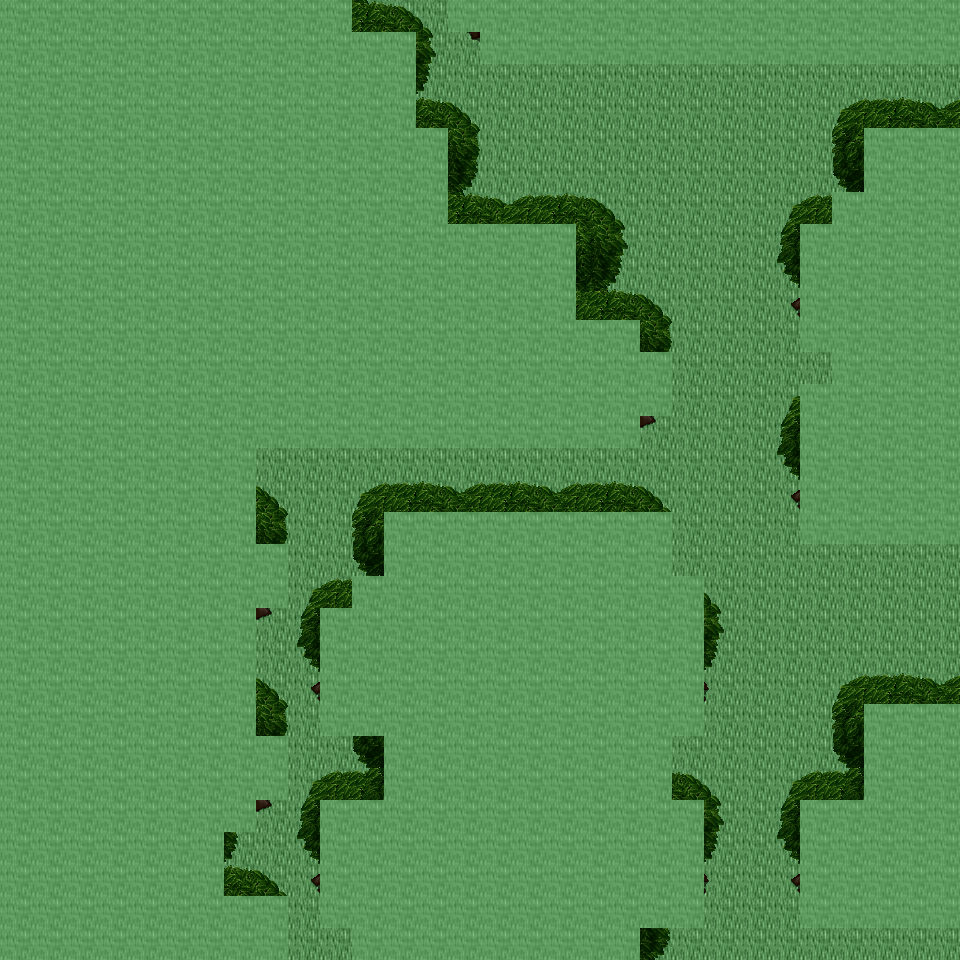

This game map was drawn from its Tiled (.tmx) file and the tilesets committed beside it. A one-line description and the trimmed map source follow:
An orthogonal 30x30 tile map with 32x32 px tiles, 6 tile layers (Ground, Object, Object2, Above, ...), 14 tilesets and 6 objects (6x mapExit).

<map version="1.0" orientation="orthogonal" renderorder="right-down" width="30" height="30" tilewidth="32" tileheight="32" nextobjectid="7">
  <tileset firstgid="1" name="tileset_ground_ground" tilewidth="32" tileheight="32" tilecount="33" columns="3">
    <image source="../drawable/tileset_ground_ground.png" width="96" height="352" />
  </tileset>
  <tileset firstgid="34" name="tileset_plant_tree_tree_darkgreen" tilewidth="32" tileheight="32" tilecount="88" columns="8">
    <image source="../drawable/tileset_plant_tree_tree_darkgreen.png" width="256" height="352" />
  </tileset>
  <tileset firstgid="122" name="tileset_plant_tree_tree_green" tilewidth="32" tileheight="32" tilecount="88" columns="8">
    <image source="../drawable/tileset_plant_tree_tree_green.png" width="256" height="352" />
  </tileset>
  <tileset firstgid="210" name="tileset_logic_creature_elf" tilewidth="32" tileheight="32" tilecount="16" columns="8">
    <image source="../drawable/tileset_logic_creature_elf.png" width="256" height="64" />
  </tileset>
  <tileset firstgid="226" name="tileset_logic_creature_animal" tilewidth="32" tileheight="32" tilecount="32" columns="8">
    <image source="../drawable/tileset_logic_creature_animal.png" width="256" height="128" />
  </tileset>
  <tileset firstgid="258" name="tileset_logic_portal" tilewidth="32" tileheight="32" tilecount="24" columns="8">
    <image source="../drawable/tileset_logic_portal.png" width="256" height="96" />
  </tileset>
  <tileset firstgid="282" name="tileset_logic_collision" tilewidth="32" tileheight="32" tilecount="1" columns="1">
    <image source="../drawable/tileset_logic_collision.png" width="32" height="32" />
  </tileset>
  <tileset firstgid="283" name="tileset_logic_item_herb" tilewidth="32" tileheight="32" tilecount="5" columns="5">
    <image source="../drawable/tileset_logic_item_herb.png" width="160" height="32" />
  </tileset>
  <tileset firstgid="288" name="tileset_logic_creature_mythical_being" tilewidth="32" tileheight="32" tilecount="24" columns="8">
    <image source="../drawable/tileset_logic_creature_mythical_being.png" width="256" height="96" />
  </tileset>
  <tileset firstgid="312" name="tileset_plant_flower_small_flower_bed_2" tilewidth="32" tileheight="32" tilecount="12" columns="3">
    <image source="../drawable/tileset_plant_flower_small_flower_bed_2.png" width="96" height="128" />
  </tileset>
  <tileset firstgid="324" name="tileset_plant_flower_small_flower_bed" tilewidth="32" tileheight="32" tilecount="12" columns="3">
    <image source="../drawable/tileset_plant_flower_small_flower_bed.png" width="96" height="128" />
  </tileset>
  <tileset firstgid="336" name="tileset_plant_flower_pointed_yellow" tilewidth="32" tileheight="32" tilecount="2" columns="2">
    <image source="../drawable/tileset_plant_flower_pointed_yellow.png" width="64" height="32" />
  </tileset>
  <tileset firstgid="338" name="tileset_plant_flower_polyanthus" tilewidth="32" tileheight="32" tilecount="3" columns="3">
    <image source="../drawable/tileset_plant_flower_polyanthus.png" width="96" height="32" />
  </tileset>
  <tileset firstgid="341" name="tileset_building_huts" tilewidth="32" tileheight="32" tilecount="338" columns="26">
    <image source="../drawable/tileset_building_huts.png" width="832" height="416" />
  </tileset>
  <layer name="Ground" width="30" height="30">
    <data>[900 cells, 900 non-empty, 1 distinct tile ids]</data>
  </layer>
  <layer name="Object" width="30" height="30">
    <data>[900 cells, 0 non-empty, 0 distinct tile ids]</data>
  </layer>
  <layer name="Object2" width="30" height="30">
    <data>[900 cells, 147 non-empty, 21 distinct tile ids]</data>
  </layer>
  <layer name="Above" width="30" height="30">
    <data>[900 cells, 627 non-empty, 46 distinct tile ids]</data>
  </layer>
  <layer name="Above2" width="30" height="30">
    <data>[900 cells, 7 non-empty, 3 distinct tile ids]</data>
  </layer>
  <layer name="Walkable" width="30" height="30">
    <data>[900 cells, 631 non-empty, 1 distinct tile ids]</data>
  </layer>
  <objectgroup name="MapEvents">
    <object id="1" name="north" type="mapExit" x="352" y="0" width="96" height="32">
      <properties>
        <property name="map" value="level_0_x136_y77" />
        <property name="x" value="11" />
        <property name="y" value="28" />
      </properties>
    </object>
    <object id="2" name="south" type="mapExit" x="288" y="928" width="64" height="32">
      <properties>
        <property name="map" value="level_0_x136_y79" />
        <property name="x" value="9" />
        <property name="y" value="1" />
      </properties>
    </object>
    <object id="3" name="south2" type="mapExit" x="640" y="928" width="320" height="32">
      <properties>
        <property name="map" value="level_0_x136_y79" />
        <property name="x" value="20" />
        <property name="y" value="1" />
      </properties>
    </object>
    <object id="4" name="east" type="mapExit" x="928" y="64" width="32" height="64">
      <properties>
        <property name="map" value="level_0_x137_y78" />
        <property name="x" value="1" />
        <property name="y" value="2" />
      </properties>
    </object>
    <object id="5" name="east2" type="mapExit" x="928" y="544" width="32" height="160">
      <properties>
        <property name="map" value="level_0_x137_y78" />
        <property name="x" value="1" />
        <property name="y" value="17" />
      </properties>
    </object>
    <object id="6" name="east3" type="mapExit" x="928" y="928" width="32" height="32">
      <properties>
        <property name="map" value="level_0_x137_y78" />
        <property name="x" value="1" />
        <property name="y" value="29" />
      </properties>
    </object>
  </objectgroup>
</map>
